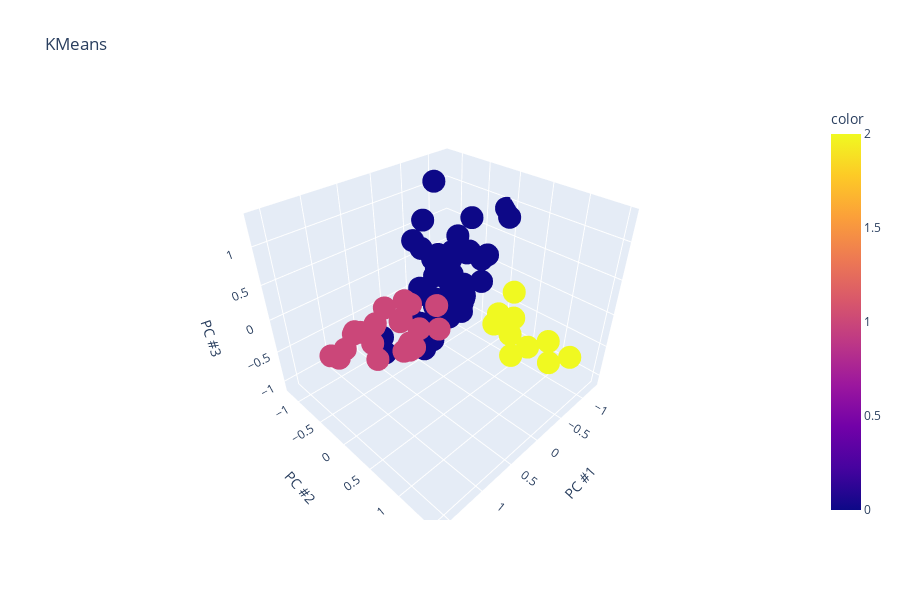
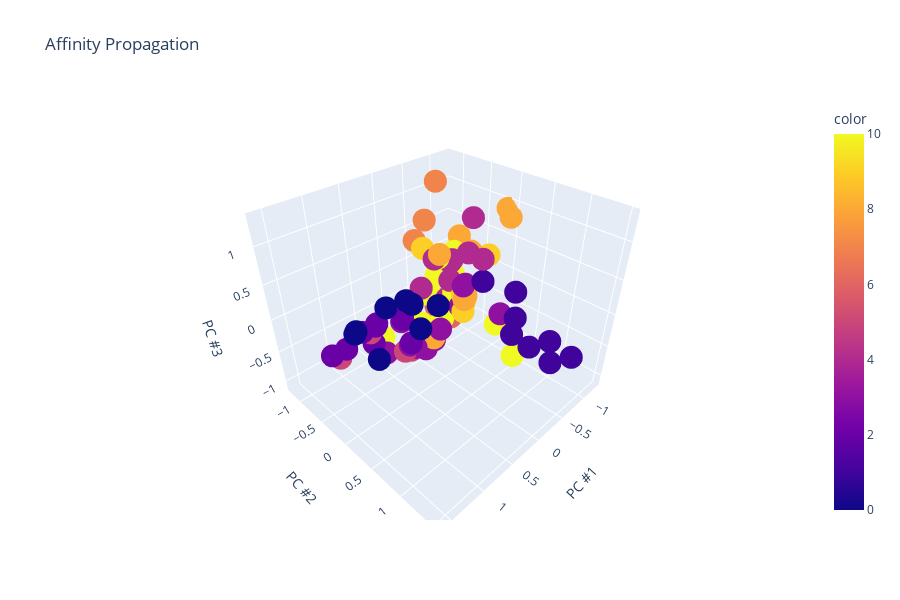
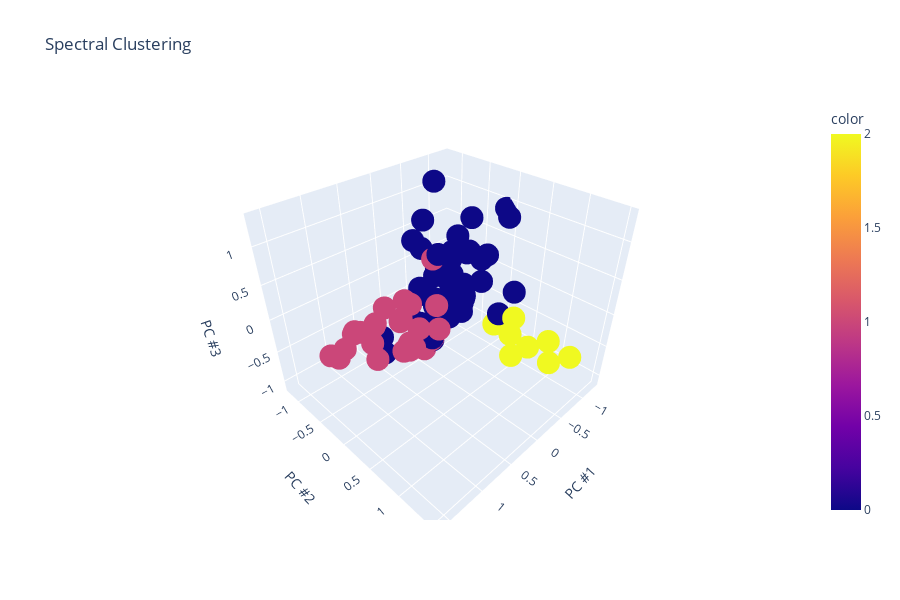
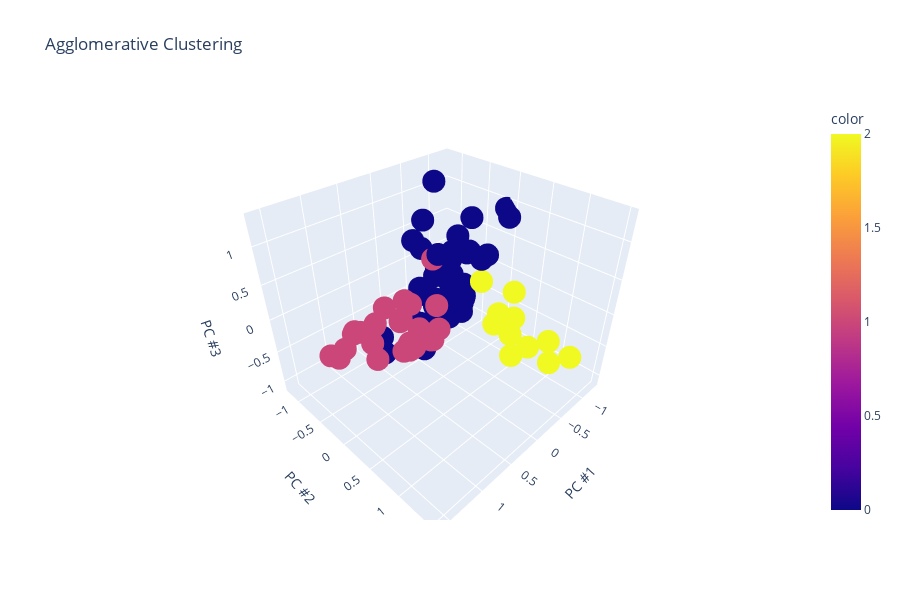

The code cell stored with these charts, in order, in its notebook:
### Code cell
# from mpl_toolkits.mplot3d import Axes3D
import plotly.express as px  
    
# use a 3d scatter plot for the 3 components
def draw_cluster(pred, title):
    df = pd.DataFrame({'PC #1': X_train[:,0],
                      'PC #2': X_train[:,1],
                      'PC #3': X_train[:,2],
                      'pred': pred})
    
    fig=px.scatter_3d(df, x='PC #1', y='PC #2', z='PC #3', color=pred, title=title)
    fig.show()

    
from sklearn.cluster import AffinityPropagation, SpectralClustering, AgglomerativeClustering, DBSCAN

draw_cluster(KMeans(random_state=42, n_clusters=3).fit_predict(X), "KMeans")
draw_cluster(AffinityPropagation(damping=0.97).fit_predict(X), "Affinity Propagation")
draw_cluster(SpectralClustering(random_state=42, n_clusters=3).fit_predict(X), 'Spectral Clustering')
draw_cluster(AgglomerativeClustering(n_clusters=3).fit_predict(X), 'Agglomerative Clustering')
draw_cluster(DBSCAN(eps=1).fit_predict(X), 'DBSCAN')
